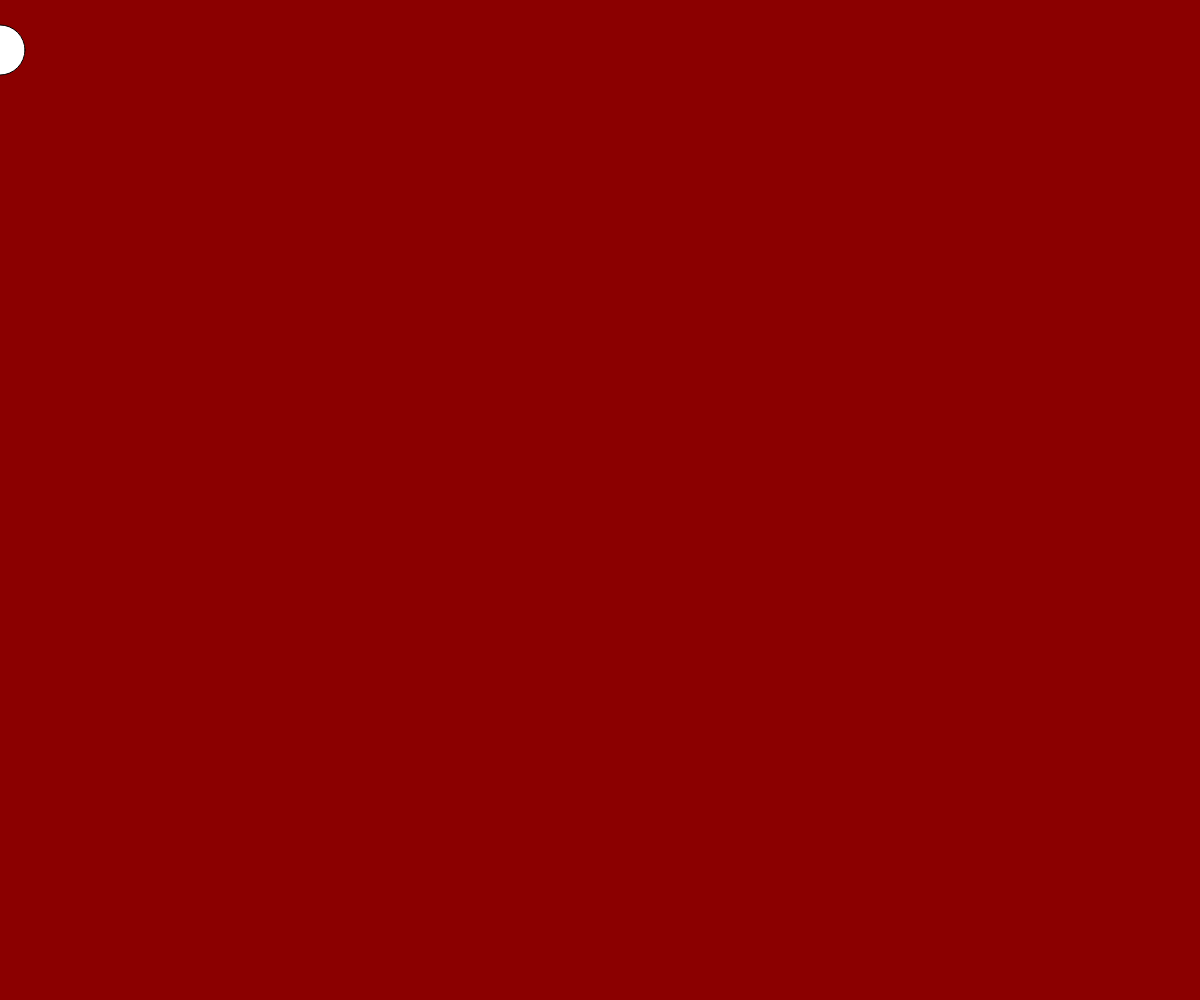
Frame 1 (no input)
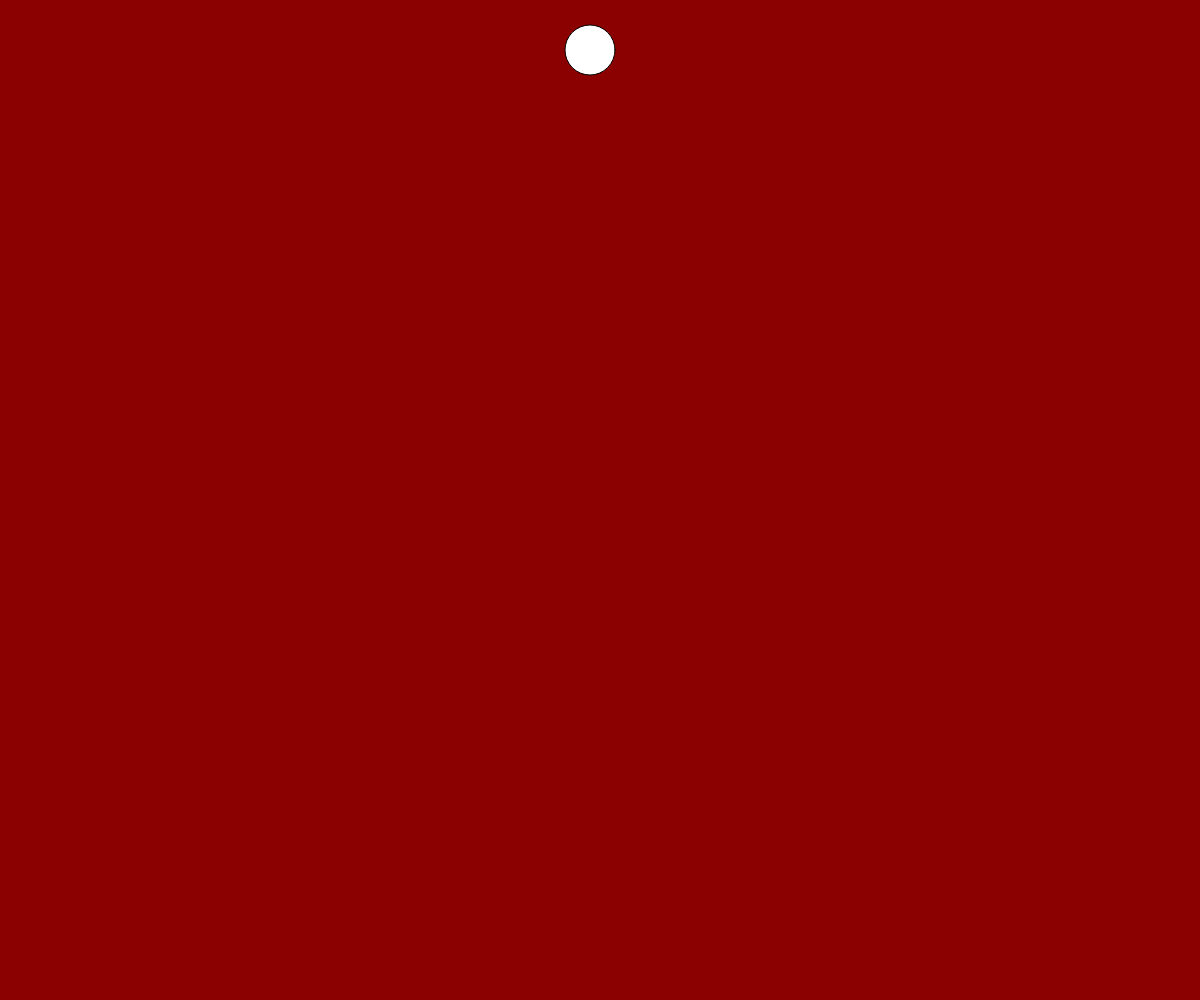
Frame 60 (no input)
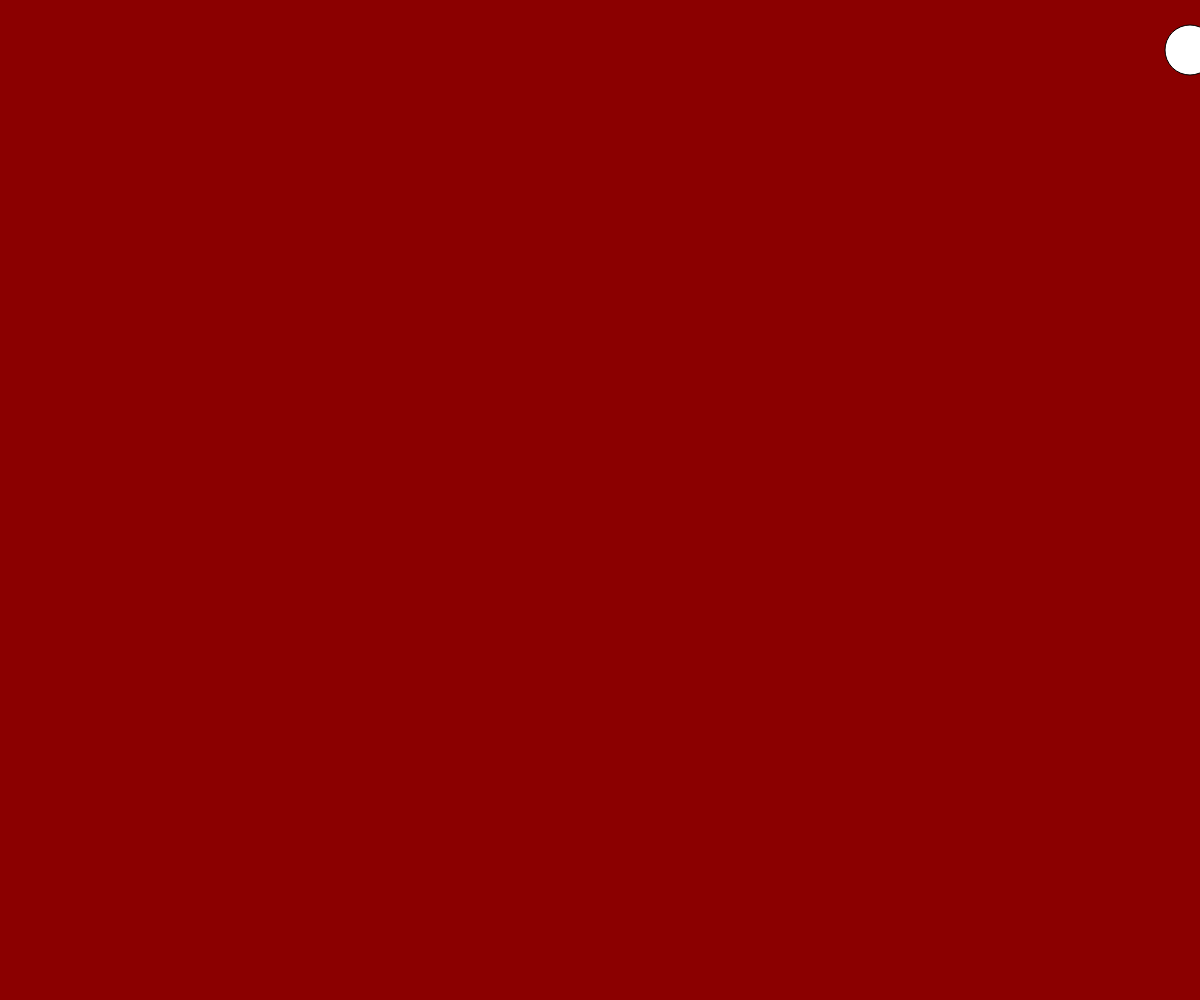
Frame 120 (the mouse pressed at the canvas centre since frame 60)

The p5.js sketch that drew these frames (run headless with seeded random() and noise() and a simulated clock; from frame 60 on, the mouse is pressed at the canvas centre):

// p5.js sketch
// ── sketch.js
function setup() {
  createCanvas(windowWidth, windowHeight);
  background('darkred');
  fill(255);
}
let xPos = 0; 
let xVelocity = 10;

function draw() {
  background('darkred');
 ellipse(xPos,50,50,50); 

xPos = xPos + xVelocity; 

if(xPos>width){
xVelocity = -5;
 }
 if (xPos<0)
 {
  xVelocity = 5;
 }}
